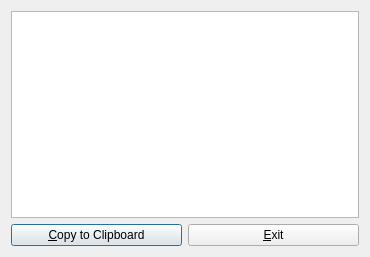
<?xml version="1.0" encoding="UTF-8"?>
<ui version="4.0">
 <class>Avogadro::QtPlugins::ThreeDMolDialog</class>
 <widget class="QDialog" name="Avogadro::QtPlugins::ThreeDMolDialog">
  <property name="enabled">
   <bool>true</bool>
  </property>
  <property name="geometry">
   <rect>
    <x>0</x>
    <y>0</y>
    <width>370</width>
    <height>257</height>
   </rect>
  </property>
  <property name="windowTitle">
   <string>3DMol HTML Snippet</string>
  </property>
  <layout class="QVBoxLayout" name="verticalLayout">
   <item>
    <layout class="QVBoxLayout" name="verticalLayout_2">
     <item>
      <widget class="QPlainTextEdit" name="plainTextEdit">
       <property name="readOnly">
        <bool>true</bool>
       </property>
      </widget>
     </item>
     <item>
      <layout class="QHBoxLayout" name="horizontalLayout_3">
       <item>
        <widget class="QPushButton" name="copyButton">
         <property name="text">
          <string>&amp;Copy to Clipboard</string>
         </property>
         <property name="shortcut">
          <string>Ctrl+C</string>
         </property>
        </widget>
       </item>
       <item>
        <widget class="QPushButton" name="exitButton">
         <property name="text">
          <string>&amp;Exit</string>
         </property>
         <property name="shortcut">
          <string>Ctrl+E</string>
         </property>
        </widget>
       </item>
      </layout>
     </item>
    </layout>
   </item>
  </layout>
 </widget>
 <resources/>
 <connections/>
</ui>
